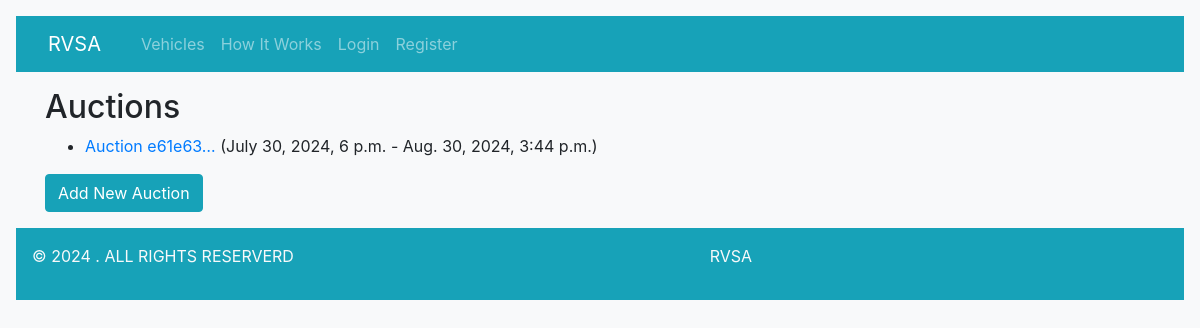
The page /auctions/ on the database as committed earlier.
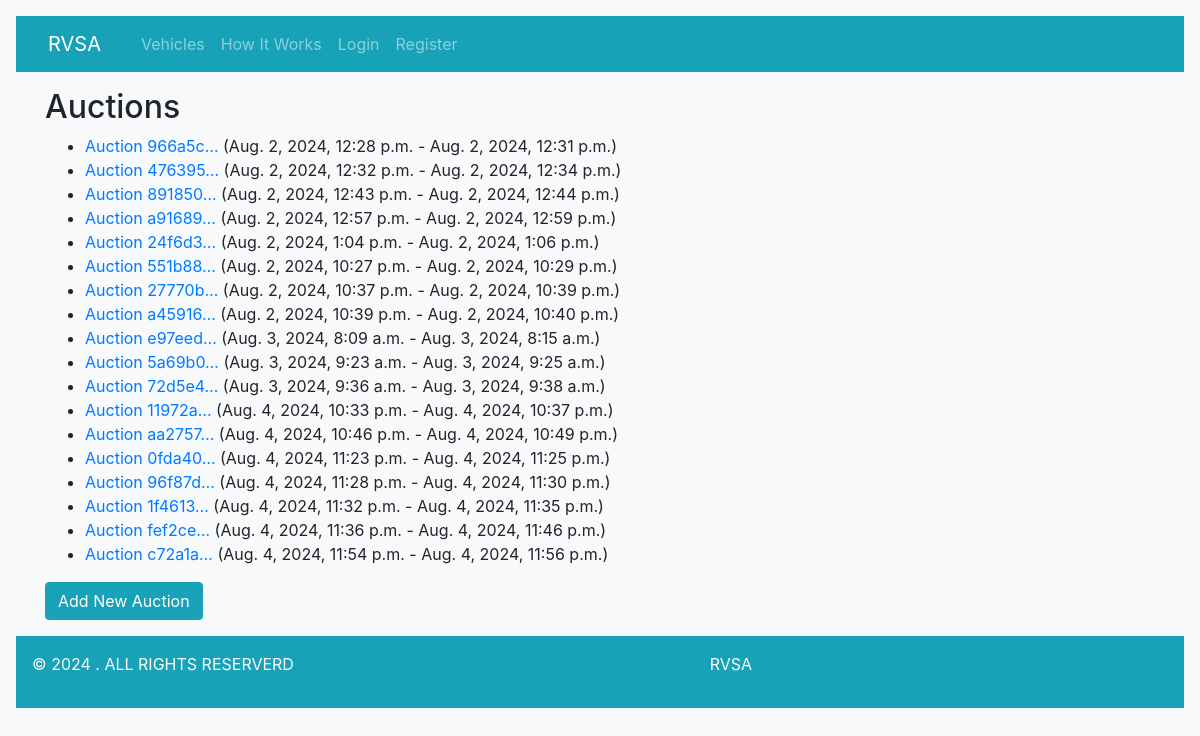
The same page on the database as committed later.
### vehicles/models.py (models this page shows, shortened)
class Auction(models.Model):
    auction_id = models.UUIDField(default=uuid.uuid4, editable=False, unique=True)
    start_date = models.DateTimeField()
    end_date = models.DateTimeField()
    created_at = models.DateTimeField(auto_now_add=True)
    vehicles = models.ManyToManyField('Vehicle', related_name='auctions')
    approved = models.BooleanField(default=False)

### vehicles/views.py (the view)
# urls.py: path('auctions/', views.auction_list, name='auction_list'),
def auction_list(request):
    auctions = Auction.objects.all()
    return render(request, 'admin/auctions.html', {'auctions': auctions})

### auctions/vehicles/templates/Admin/auctions.html
{% extends "vehicles/base.html" %}
{% block content %}
<h2>Auctions</h2>
<ul>
    {% for auction in auctions %}
    <li>
        <a href="{% url 'auction_detail' auction.pk %}">Auction {{ auction.auction_id|truncatechars:7 }}</a> ({{ auction.start_date }} - {{ auction.end_date }})
    </li>
    {% endfor %}
</ul>
<a class="btn btn-info" href="{% url 'auction_add' %}">Add New Auction</a>
{% endblock %}

Rows that differ between the two databases and show on the page:
removed Auction: auction_id "e61e63…", start_date "July 30, 2024, 6 p.m.", end_date "Aug. 30, 2024, 3:44 p.m."
added Auction: auction_id "966a5c…", start_date "Aug. 2, 2024, 12:28 p.m.", end_date "Aug. 2, 2024, 12:31 p.m."
added Auction: auction_id "476395…", start_date "Aug. 2, 2024, 12:32 p.m.", end_date "Aug. 2, 2024, 12:34 p.m."
added Auction: auction_id "891850…", start_date "Aug. 2, 2024, 12:43 p.m.", end_date "Aug. 2, 2024, 12:44 p.m."
added Auction: auction_id "a91689…", start_date "Aug. 2, 2024, 12:57 p.m.", end_date "Aug. 2, 2024, 12:59 p.m."
added Auction: auction_id "24f6d3…", start_date "Aug. 2, 2024, 1:04 p.m.", end_date "Aug. 2, 2024, 1:06 p.m."
added Auction: auction_id "551b88…", start_date "Aug. 2, 2024, 10:27 p.m.", end_date "Aug. 2, 2024, 10:29 p.m."
added Auction: auction_id "27770b…", start_date "Aug. 2, 2024, 10:37 p.m.", end_date "Aug. 2, 2024, 10:39 p.m."
added Auction: auction_id "a45916…", start_date "Aug. 2, 2024, 10:39 p.m.", end_date "Aug. 2, 2024, 10:40 p.m."
added Auction: auction_id "e97eed…", start_date "Aug. 3, 2024, 8:09 a.m.", end_date "Aug. 3, 2024, 8:15 a.m."
added Auction: auction_id "5a69b0…", start_date "Aug. 3, 2024, 9:23 a.m.", end_date "Aug. 3, 2024, 9:25 a.m."
added Auction: auction_id "72d5e4…", start_date "Aug. 3, 2024, 9:36 a.m.", end_date "Aug. 3, 2024, 9:38 a.m."
added Auction: auction_id "11972a…", start_date "Aug. 4, 2024, 10:33 p.m.", end_date "Aug. 4, 2024, 10:37 p.m."
added Auction: auction_id "aa2757…", start_date "Aug. 4, 2024, 10:46 p.m.", end_date "Aug. 4, 2024, 10:49 p.m."
added Auction: auction_id "0fda40…", start_date "Aug. 4, 2024, 11:23 p.m.", end_date "Aug. 4, 2024, 11:25 p.m."
added Auction: auction_id "96f87d…", start_date "Aug. 4, 2024, 11:28 p.m.", end_date "Aug. 4, 2024, 11:30 p.m."
added Auction: auction_id "1f4613…", start_date "Aug. 4, 2024, 11:32 p.m.", end_date "Aug. 4, 2024, 11:35 p.m."
added Auction: auction_id "fef2ce…", start_date "Aug. 4, 2024, 11:36 p.m.", end_date "Aug. 4, 2024, 11:46 p.m."
added Auction: auction_id "c72a1a…", start_date "Aug. 4, 2024, 11:54 p.m.", end_date "Aug. 4, 2024, 11:56 p.m."
